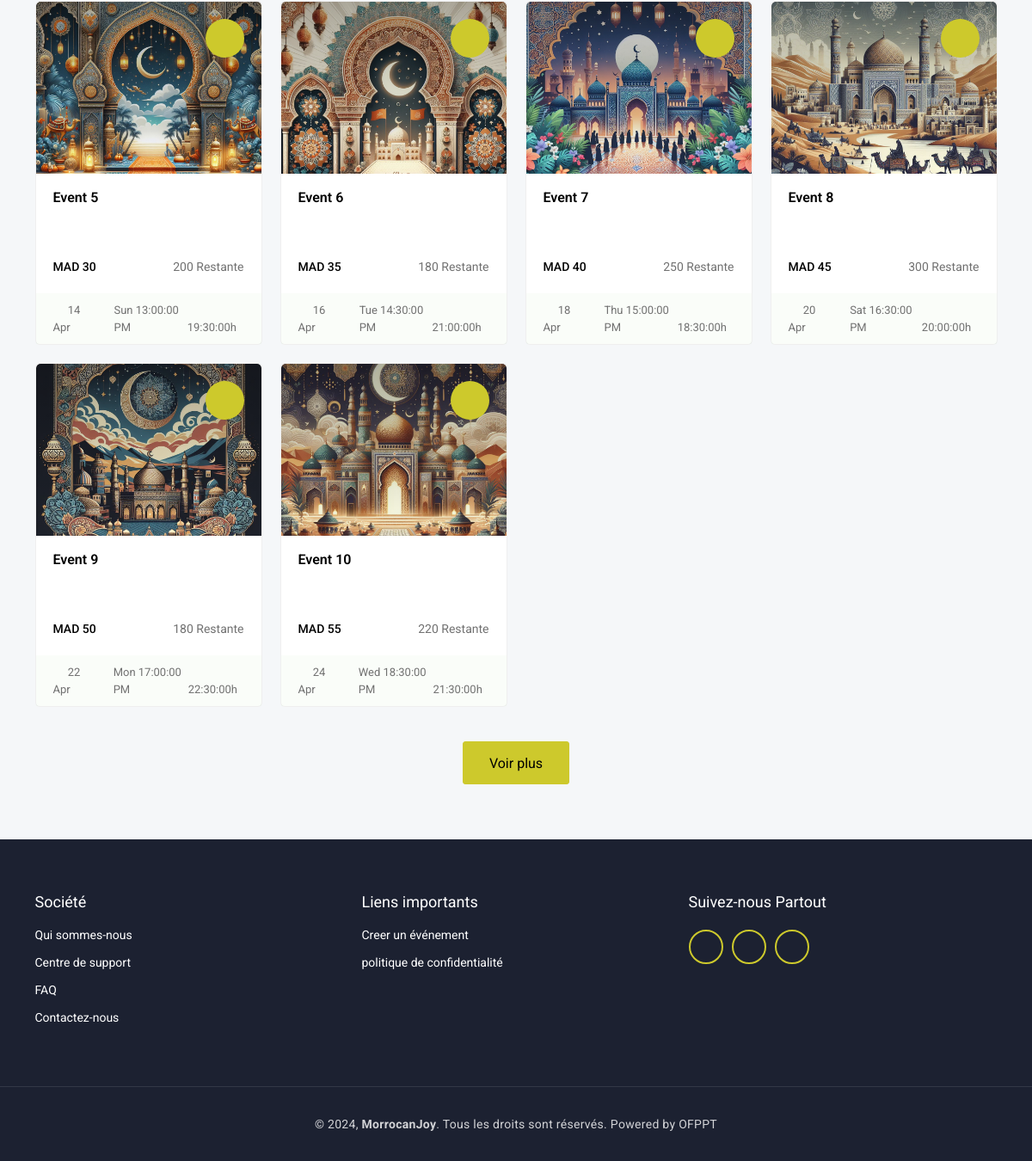
Before: /explore_events.php (lower part) with the older database file.
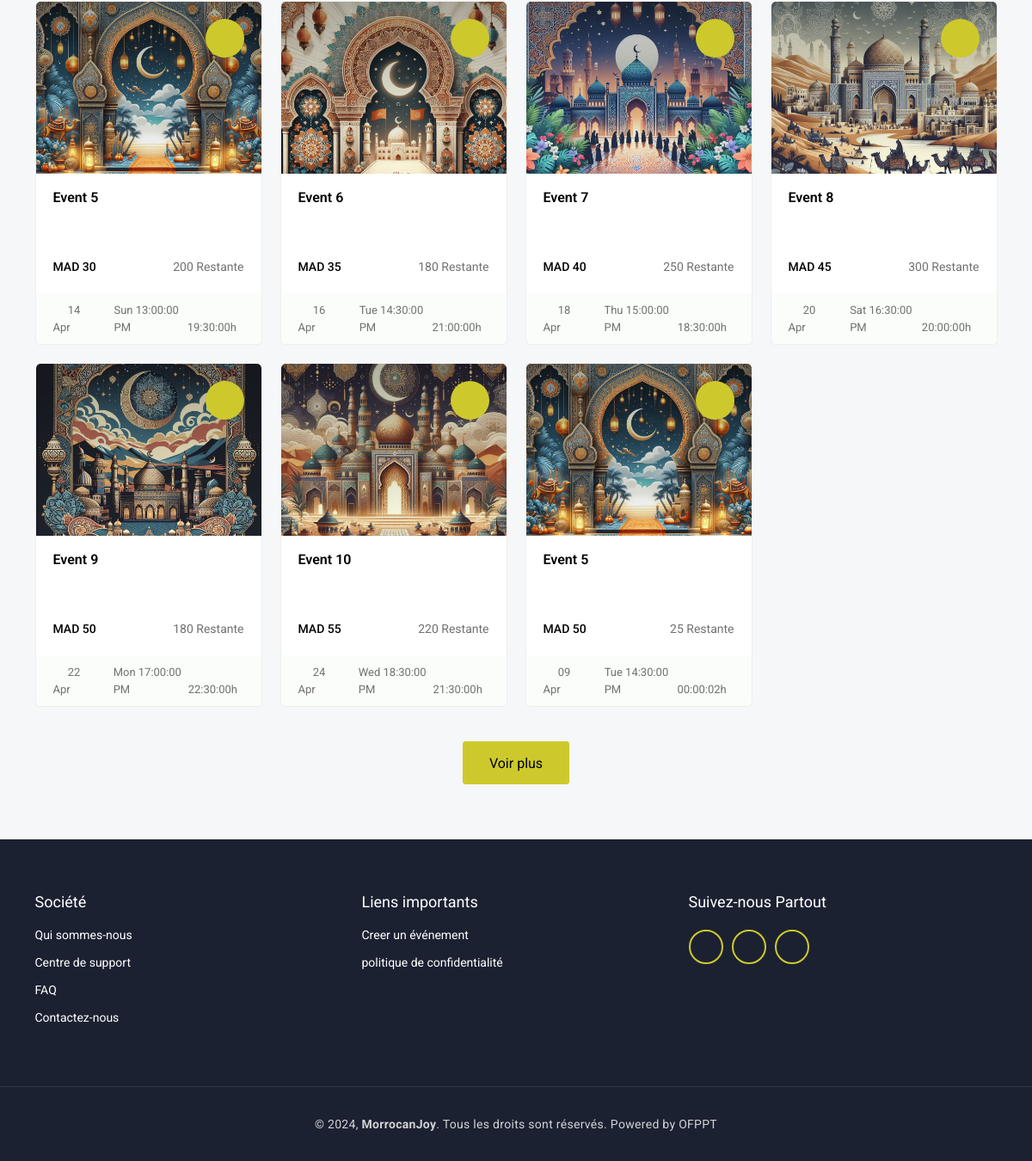
After: the same page with the newer database file.
### tables this page shows
CREATE TABLE `event` (
  `E_id` int(11) NOT NULL,
  `Titre` varchar(100) NOT NULL,
  `Description` varchar(200) NOT NULL,
  `Image` varchar(500) NOT NULL,
  `Heure_debut` time NOT NULL,
  `Date_debut` date NOT NULL,
  `Heure_fin` time NOT NULL,
  `Prix_ticket` float NOT NULL,
  `Nombre_tickets` int(11) NOT NULL,
  `Ville` varchar(30) NOT NULL,
  `Zip_code` varchar(30) NOT NULL,
  `Categorie_id` int(11) DEFAULT NULL,
  `User_id` int(11) NOT NULL,
  `adress1` varchar(200) NOT NULL,
  `adress2` varchar(200) NOT NULL
);

### explore_events.php (the view, shortened to what this page needs)
<!DOCTYPE html>
<html lang="en" class="h-100">
<head>
	<link href='vendor/unicons-2.0.1/css/unicons.css' rel='stylesheet'>
	<link href="css/style.css" rel="stylesheet">
	<link href="css/responsive.css" rel="stylesheet">
	<link href="css/night-mode.css" rel="stylesheet">
	<link href="vendor/fontawesome-free/css/all.min.css" rel="stylesheet">
	<link href="vendor/OwlCarousel/assets/owl.carousel.css" rel="stylesheet">
	<link href="vendor/OwlCarousel/assets/owl.theme.default.min.css" rel="stylesheet">
	<link href="vendor/bootstrap/css/bootstrap.min.css" rel="stylesheet">
	<link href="vendor/bootstrap-select/dist/css/bootstrap-select.min.css" rel="stylesheet">
</head>
<body class="d-flex flex-column h-100">
	<div class="wrapper">
		<div class="explore-events p-80">
			<div class="container">
				<div class="row">
					<div class="col-xl-12 col-lg-12 col-md-12">
						<div class="event-filter-items">
							<div class="featured-controls">
								<div class="row" data-ref="event-filter-content">
									<?php
									require_once './connect/DataBase.php';
									if (isset($_POST['nametrouve']) && $_POST['cat']!= 0) {
										$Categorie_id = $_POST['cat'];
										$sqlState = $connection->prepare("SELECT * FROM `event` WHERE Categorie_id=?");
										$sqlState->execute([$Categorie_id]);
										$events = $sqlState->fetchAll(PDO::FETCH_ASSOC);
									} else {
										$events = $connection->query("SELECT * FROM `event`")->fetchAll(PDO::FETCH_ASSOC);
									}
									foreach ($events as $row) : ?>
										<div class="col-xl-3 col-lg-4 col-md-6 col-sm-12 mix arts concert workshops volunteer sports health_Wellness " data-ref="mixitup-target">
											<div class="main-card mt-4">
												<div class="event-thumbnail">
													<a href="venue_event_detail_view.php?event_id=<?php echo $row['E_id']; ?>" class="thumbnail-img">
														<img src="upload/images/<?php echo $row['Image']; ?>" alt="Event Image">
													</a>
													<span class="bookmark-icon" title="Bookmark"></span>
												</div>
												<div class="event-content">
													<a href="venue_event_detail_view.php?event_id=<?php echo $row['E_id']; ?>" class="event-title"><?php echo $row['Titre']; ?></a>
													<div class="duration-price-remaining">
														<span class="duration-price">MAD <?php echo $row['Prix_ticket']; ?></span>
														<span class="remaining"><i class="fa-solid fa-ticket fa-rotate-90"></i><?php echo $row['Nombre_tickets']; ?> Restante</span>
													</div>
												</div>
												<div class="event-footer">
													<div class="event-timing">
														<div class="publish-date">
															<span><i class="fa-solid fa-calendar-day me-2"></i><?php
																												$timestamp = strtotime($row['Date_debut']);
																												$day = date('d', $timestamp);
																												$monthAbbreviation = date('M', $timestamp);
																												echo "$day ";
																												echo "$monthAbbreviation";
																												?></span>
															<span class="dot"><i class="fa-solid fa-circle"></i></span>
															<span><?php
																	$timestamp = strtotime($row['Date_debut']);
																	$dayAbbreviation = date('D', $timestamp);
																	echo "$dayAbbreviation ";
																	?><?php echo $row['Heure_debut']; ?> PM</span>
														</div>
														<span class="publish-time"><i class="fa-solid fa-clock me-2"></i><?php echo $row['Heure_fin']; ?>h</span>
													</div>
												</div>
											</div>
										</div>
									<?php endforeach; ?>
								</div>
								<div class="browse-btn">
									<a href="#" class="main-btn btn-hover ">Voir plus </a>
								</div>
							</div>
						</div>
					</div>
				</div>
			</div>
		</div>
	</div>
	<?php include "include/Footer.php"; ?>
</body>
</html>

Changed rows visible on the page:
added event: Image (picture), Titre "Event 5", Prix_ticket "50", Nombre_tickets "25", Date_debut "09", Date_debut "Apr", Date_debut "Tue", Heure_debut "14:30:00", Heure_fin "00:00:02"
